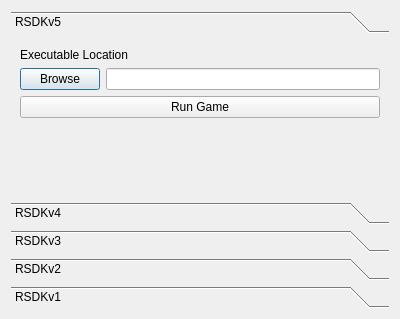
<?xml version="1.0" encoding="UTF-8"?>
<ui version="4.0">
 <class>GameManager</class>
 <widget class="QDialog" name="GameManager">
  <property name="geometry">
   <rect>
    <x>0</x>
    <y>0</y>
    <width>400</width>
    <height>319</height>
   </rect>
  </property>
  <property name="windowTitle">
   <string>Game Manager</string>
  </property>
  <layout class="QGridLayout" name="gridLayout">
   <item row="0" column="0" colspan="2">
    <widget class="QToolBox" name="versionToolbox">
     <property name="currentIndex">
      <number>0</number>
     </property>
     <widget class="QWidget" name="rsdkv5">
      <property name="geometry">
       <rect>
        <x>0</x>
        <y>0</y>
        <width>382</width>
        <height>166</height>
       </rect>
      </property>
      <attribute name="label">
       <string>RSDKv5</string>
      </attribute>
      <layout class="QGridLayout" name="gridLayout_2">
       <item row="1" column="1">
        <widget class="QPushButton" name="setExeLocV5">
         <property name="text">
          <string>Browse</string>
         </property>
        </widget>
       </item>
       <item row="0" column="1" colspan="5">
        <widget class="QLabel" name="label">
         <property name="text">
          <string>Executable Location</string>
         </property>
        </widget>
       </item>
       <item row="3" column="2">
        <spacer name="verticalSpacer">
         <property name="orientation">
          <enum>Qt::Vertical</enum>
         </property>
         <property name="sizeHint" stdset="0">
          <size>
           <width>20</width>
           <height>40</height>
          </size>
         </property>
        </spacer>
       </item>
       <item row="1" column="2" colspan="4">
        <widget class="QLineEdit" name="exeLocV5">
         <property name="readOnly">
          <bool>true</bool>
         </property>
        </widget>
       </item>
       <item row="2" column="1" colspan="5">
        <widget class="QPushButton" name="runGameV5">
         <property name="text">
          <string>Run Game</string>
         </property>
        </widget>
       </item>
      </layout>
     </widget>
     <widget class="QWidget" name="rsdkv4">
      <property name="geometry">
       <rect>
        <x>0</x>
        <y>0</y>
        <width>382</width>
        <height>166</height>
       </rect>
      </property>
      <attribute name="label">
       <string>RSDKv4</string>
      </attribute>
      <layout class="QGridLayout" name="gridLayout_3">
       <item row="1" column="1">
        <widget class="QLineEdit" name="exeLocV4">
         <property name="readOnly">
          <bool>true</bool>
         </property>
        </widget>
       </item>
       <item row="3" column="1">
        <spacer name="verticalSpacer_2">
         <property name="orientation">
          <enum>Qt::Vertical</enum>
         </property>
         <property name="sizeHint" stdset="0">
          <size>
           <width>20</width>
           <height>71</height>
          </size>
         </property>
        </spacer>
       </item>
       <item row="1" column="0">
        <widget class="QPushButton" name="setExeLocV4">
         <property name="text">
          <string>Browse</string>
         </property>
        </widget>
       </item>
       <item row="0" column="0" colspan="2">
        <widget class="QLabel" name="label_2">
         <property name="text">
          <string>Executable Location</string>
         </property>
        </widget>
       </item>
       <item row="2" column="0" colspan="2">
        <widget class="QPushButton" name="runGameV4">
         <property name="text">
          <string>Run Game</string>
         </property>
        </widget>
       </item>
      </layout>
     </widget>
     <widget class="QWidget" name="rsdkv3">
      <attribute name="label">
       <string>RSDKv3</string>
      </attribute>
      <layout class="QGridLayout" name="gridLayout_4">
       <item row="0" column="0" colspan="2">
        <widget class="QLabel" name="label_3">
         <property name="text">
          <string>Executable Location</string>
         </property>
        </widget>
       </item>
       <item row="3" column="1">
        <spacer name="verticalSpacer_3">
         <property name="orientation">
          <enum>Qt::Vertical</enum>
         </property>
         <property name="sizeHint" stdset="0">
          <size>
           <width>20</width>
           <height>71</height>
          </size>
         </property>
        </spacer>
       </item>
       <item row="1" column="1">
        <widget class="QLineEdit" name="exeLocV3">
         <property name="readOnly">
          <bool>true</bool>
         </property>
        </widget>
       </item>
       <item row="1" column="0">
        <widget class="QPushButton" name="setExeLocV3">
         <property name="text">
          <string>Browse</string>
         </property>
        </widget>
       </item>
       <item row="2" column="0" colspan="2">
        <widget class="QPushButton" name="runGameV3">
         <property name="text">
          <string>Run Game</string>
         </property>
        </widget>
       </item>
      </layout>
     </widget>
     <widget class="QWidget" name="rsdkv2">
      <attribute name="label">
       <string>RSDKv2</string>
      </attribute>
      <layout class="QGridLayout" name="gridLayout_5">
       <item row="1" column="1">
        <widget class="QLineEdit" name="exeLocV2">
         <property name="readOnly">
          <bool>true</bool>
         </property>
        </widget>
       </item>
       <item row="0" column="0" colspan="2">
        <widget class="QLabel" name="label_4">
         <property name="text">
          <string>Executable Location</string>
         </property>
        </widget>
       </item>
       <item row="1" column="0">
        <widget class="QPushButton" name="setExeLocV2">
         <property name="text">
          <string>Browse</string>
         </property>
        </widget>
       </item>
       <item row="3" column="1">
        <spacer name="verticalSpacer_4">
         <property name="orientation">
          <enum>Qt::Vertical</enum>
         </property>
         <property name="sizeHint" stdset="0">
          <size>
           <width>20</width>
           <height>71</height>
          </size>
         </property>
        </spacer>
       </item>
       <item row="2" column="0" colspan="2">
        <widget class="QPushButton" name="runGameV2">
         <property name="text">
          <string>Run Game</string>
         </property>
        </widget>
       </item>
      </layout>
     </widget>
     <widget class="QWidget" name="rsdkv1">
      <attribute name="label">
       <string>RSDKv1</string>
      </attribute>
      <layout class="QGridLayout" name="gridLayout_6">
       <item row="1" column="1">
        <widget class="QLineEdit" name="exeLocV1">
         <property name="readOnly">
          <bool>true</bool>
         </property>
        </widget>
       </item>
       <item row="3" column="1">
        <spacer name="verticalSpacer_5">
         <property name="orientation">
          <enum>Qt::Vertical</enum>
         </property>
         <property name="sizeHint" stdset="0">
          <size>
           <width>20</width>
           <height>71</height>
          </size>
         </property>
        </spacer>
       </item>
       <item row="1" column="0">
        <widget class="QPushButton" name="setExeLocV1">
         <property name="text">
          <string>Browse</string>
         </property>
        </widget>
       </item>
       <item row="0" column="0" colspan="2">
        <widget class="QLabel" name="label_5">
         <property name="text">
          <string>Executable Location</string>
         </property>
        </widget>
       </item>
       <item row="2" column="0" colspan="2">
        <widget class="QPushButton" name="runGameV1">
         <property name="text">
          <string>Run Game</string>
         </property>
        </widget>
       </item>
      </layout>
     </widget>
    </widget>
   </item>
  </layout>
 </widget>
 <resources/>
 <connections/>
</ui>
